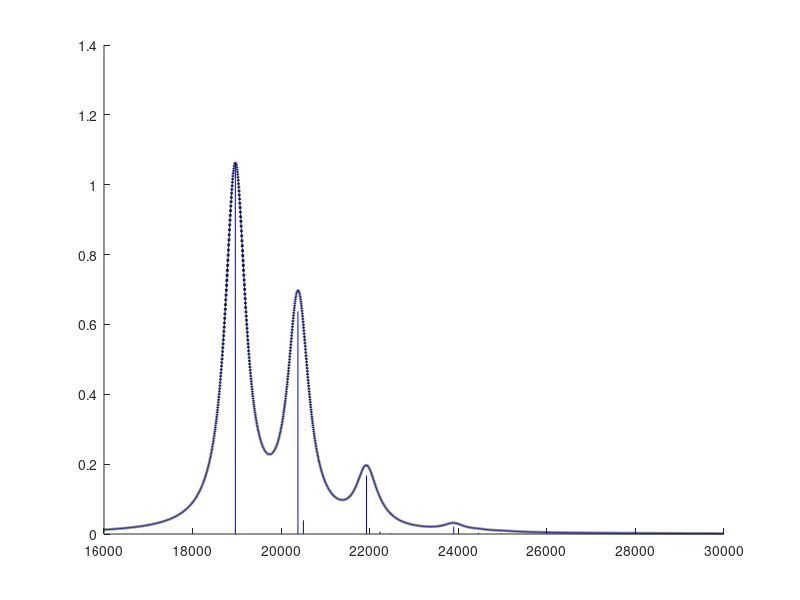

This figure's MATLAB source:
% Holstein-like Hamiltonian 
% This hamiltonian consist of a dimer system compose of identical monomer. 
% This system only invole 1 electronic state 1 vibrational state on the 1st
% electronic exicted state for each monomer. 
% Ref: Kistler, K. A.; Pochas, C. M.; Yamagata, H. JPCB, 2011, 116, 77?86.

%% options
% molecule parameters
NV = 3; % NUmber of maximun vibrational quata
w0 =1400;
Lambda = sqrt(0.57);
J12 = 100;
D = -100;
w0_0 = 19000;

% Transition dipole in local mode
% mu1 = [1,1,0]./sqrt(2);
% mu2 = [1,-1,0]./sqrt(2);
mu1 = [1,0,0];
mu2 = [1,0,0];

% figure
PlotStick = 1;
LS = 'L';
LineWidth = 0.4*w0;
F_Min = 16000;
F_Max = 30000;

%% Construct dimer
% beta version: run the Model_TCO in stand alone mode then extract
% structural info from exported handles

%% Construct local mode basis

NS = (NV+2)*(NV+1)/2; % number of state

[W1,W2] = ndgrid(NV+1:-1:1,1:NV+1);

WV1 = tril(W1);
WV1 = WV1(WV1>0)-1;

WV2 = tril(W2);
WV2 = WV2(WV2>0)-1;

WV = [WV1;WV2];

%% Construct vibrational ladder operators 
% prep vib mode index in matrix form
[V1_Ind1,V1_Ind2] = ndgrid(WV1);
[V2_Ind1,V2_Ind2] = ndgrid(WV2);

% prep vib quantum # diff matrix
V1_qn_diff = V1_Ind1 - V1_Ind2;
V2_qn_diff = V2_Ind1 - V2_Ind2;

% prep nuclear wavefunction overlape matrix
V1_overlap = ~(V1_qn_diff);
V2_overlap = ~(V2_qn_diff);

% % FC using shifted parabolic approxi.
% V1_overlap = 1./sqrt(factorial(abs(V1_qn_diff))).*exp(-Lambda.^2./2).*Lambda.^(abs(V1_qn_diff));
% V2_overlap = 1./sqrt(factorial(abs(V2_qn_diff))).*exp(-Lambda.^2./2).*Lambda.^(abs(V2_qn_diff)); 

% Creation/Anihilation operator for |1> state 
B1_p_Ind = ~(V1_qn_diff-1);
B1_n_Ind = ~(V1_qn_diff+1);
B1_p = (      sqrt(WV1)*ones(size(WV1))') .* B1_p_Ind .* V2_overlap;
B1_n = (ones(size(WV1))*sqrt(WV1)'      ) .* B1_n_Ind .* V2_overlap;

% Creation/Anihilation operator for |2> state 
B2_p_Ind = ~(V2_qn_diff-1);
B2_n_Ind = ~(V2_qn_diff+1);
B2_p = (      sqrt(WV2)*ones(size(WV2))') .* B2_p_Ind .* V1_overlap;
B2_n = (ones(size(WV2))*sqrt(WV2)'      ) .* B2_n_Ind .* V1_overlap;

%% Construct Hmiltonian
% H = (H1) + (H2) + (H3) + (H4)
% H1: w0(Bn_p.*Bn_n)
% H2: lambda*w0*(Bn_p + Bn_n)|n><n|
% H3: J12*(|1><2| + |2><1|)
% H4: D + w0-0 + Lambda^2*w0

% H1
Bpn = B1_p*B1_n+B2_p*B2_n;
H1 = w0 * blkdiag(Bpn,Bpn);

% H2
H2 = Lambda * w0 * blkdiag(B1_p+B1_n,B2_p+B2_n);

% H3
H3 = reshape(eye(size(H1)),size(H1,1),NS,2); % need replace eye with FC factor matrix
H3 = reshape(H3(:,:,[2,1]),size(H1));
H3 = J12.*H3;

% H4
H4 = (D+w0_0+Lambda^2*w0).*eye(size(H1));

H = blkdiag(0,H1+H2+H3+H4);

%% Diagonalize H
% note: the eiganvector V_Full(:,i) has been already normalized.
[V_Full,D_Full] = eig(H);
Ex_Freq = diag(D_Full);

% sort eiganvalue form small to big and reorder the eiganvectors
[Sort_Ex_Freq,Indx] = sort(Ex_Freq);
 Sort_Ex_V          = V_Full(:,Indx);
 
%% Construct Transiton matrix

% considerign FC bt <g|v1,v2>
V1G_overlap = 1./sqrt(factorial(abs(WV1))).*(-Lambda).^(WV1).*exp(-Lambda.^2./2);
V2G_overlap = 1./sqrt(factorial(abs(WV2))).*(-Lambda).^(WV2).*exp(-Lambda.^2./2); 

Vib_overlap = V1G_overlap.*V2G_overlap;
% Vib_overlap = ones(NS,1);

Trans_Monent1 = bsxfun(@times,Vib_overlap,mu1);
Trans_Monent2 = bsxfun(@times,Vib_overlap,mu2);


Trans_Loc = zeros([size(H),3]);
Trans_Loc(1,   2:  NS+1,:) = Trans_Monent1;
Trans_Loc(1,NS+2:2*NS+1,:) = Trans_Monent2;
Trans_Loc(   2:  NS+1,1,:) = Trans_Monent1;
Trans_Loc(NS+2:2*NS+1,1,:) = Trans_Monent2;


Trans_Ex = zeros([size(H),3]);
% [Improve], maybe able to do more sophisticated
for C_mu=1:3
    Trans_Ex(:,:,C_mu) = Sort_Ex_V'*Trans_Loc(:,:,C_mu)*Sort_Ex_V;
end

%% Make figure
IntM = sum(Trans_Ex(2:end,1,:).^2,3);
IntMx = Trans_Ex(2:end,1,1).^2;
IntMy = Trans_Ex(2:end,1,2).^2;
IntMz = Trans_Ex(2:end,1,3).^2;

freq_OneD = Sort_Ex_Freq(2:end);

Num_Modes = length(freq_OneD);

% Get Frequency axis range
spec_range = F_Min:F_Max;

spec_array1 = bsxfun(@times,ones(Num_Modes,length(spec_range)),spec_range);
spec_array2 = bsxfun(@minus,spec_array1,freq_OneD);

switch LS
    case 'G' % Gaussian
        LineShape = exp(-(spec_array2.^2)./(LineWidth^2));
    case 'L' % Lorentzain 
        LineWidth = LineWidth/2;
        LineShape = LineWidth./((spec_array2.^2)+(LineWidth^2));
end


hF = figure; hold on

%% X 
if eq(PlotStick,1)
    line([freq_OneD';freq_OneD'],[zeros(1,Num_Modes);IntMx'],'Color','b')
end
CVLx = bsxfun(@times,LineShape,IntMx); 
CVLx_Total = sum(CVLx,1);
CVLx_Total = CVLx_Total.*max(abs(IntMx(:)))./max(abs(CVLx_Total));
plot(spec_range,CVLx_Total,'b-')

%% Y
if eq(PlotStick,1)
    line([freq_OneD';freq_OneD'],[zeros(1,Num_Modes);IntMy'],'Color','r')
end

CVLy = bsxfun(@times,LineShape,IntMy); 
CVLy_Total = sum(CVLy,1);
CVLy_Total = CVLy_Total.*max(abs(IntMy(:)))./max(abs(CVLy_Total)); 
plot(spec_range,CVLy_Total,'r-')

%% total
CVL = bsxfun(@times,LineShape,IntM); 
CVL_Total = sum(CVL,1);
CVL_Total = CVL_Total.*max(abs(IntM(:)))./max(abs(CVL_Total)); 
plot(spec_range,CVL_Total,'k:','linewidth',2)


hold off
